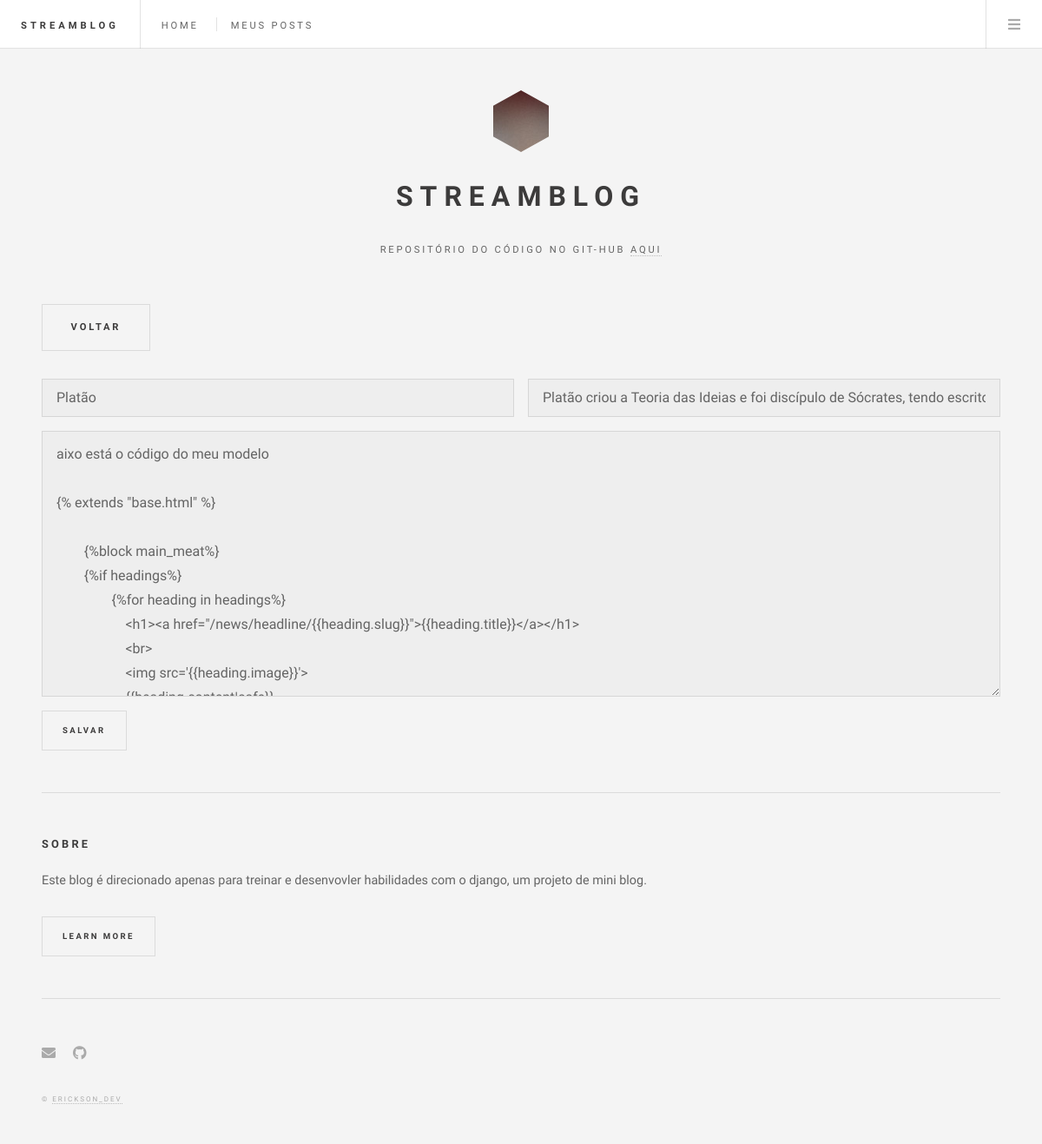
Page /edit/4 (signed in) on the earlier database version.
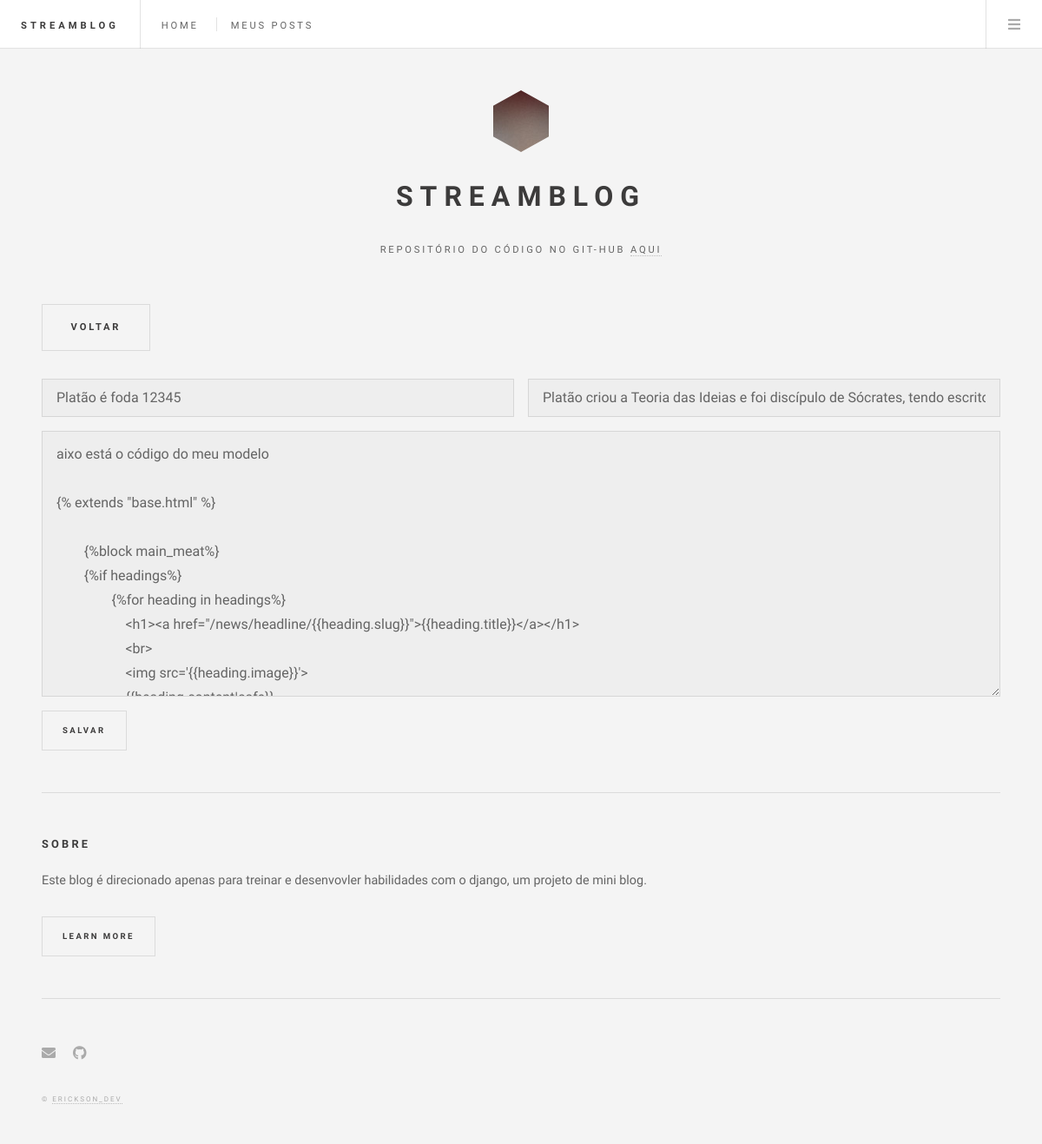
Same page on the later database version.
### website/models.py (models this page shows, shortened)
class Post(models.Model):
    title = models.CharField(max_length=60)
    sub_title = models.CharField(max_length=255)
    content = models.TextField()
    user = models.ForeignKey(User, on_delete=models.PROTECT)
    date_post = models.DateField(auto_now_add=True)

### website/views.py (the view, shortened to what this page needs)
# urls.py: path('edit/<int:pk>', edit, name='edit_post'),
@login_required(login_url='/login/')
def edit(request, pk):
    if request.method == "GET":
        post = Post.objects.get(pk=pk)
        return render(request, 'blog/edit.html', {"post": post})

### templates/blog/edit.html (shortened to what this page needs)
{% extends 'layout.html' %}
{% block content %}
<div id="main">
    <center>
    <ul class="actions">
		<li><a href="{% url 'mypost' %}" class="button large">Voltar</a></li>
        <li>
        </li>
	</ul>
    </center>
<form method="post" action="{% url 'edit_post' post.id %}">
    {% include 'blog/form.html' %}
</form>
</div>
{% endblock %}

### templates/blog/form.html (shortened to what this page needs)
    <div class="row gtr-uniform">
        <div class="col-6 col-12-xsmall">
            <input type="text" name="title" value="{{ post.title }}" placeholder="Titulo" />
        </div>
        <div class="col-6 col-12-xsmall">
            <input type="text" name="sub_title"  value="{{ post.sub_title }}" placeholder="Sub_titulo" />
        </div>
        <div class="col-12">
            <textarea name="content"  placeholder="Inserir seu texto"  rows="10">{{ post.content }}</textarea>
        </div>
        <div class="col-12">
            <ul class="actions">
                <li><input type="submit" value="Salvar" /></li>
            </ul>
        </div>
    </div>

Differences in the rows shown:
changed Post: title "Platão" → "Platão é foda 12345"
